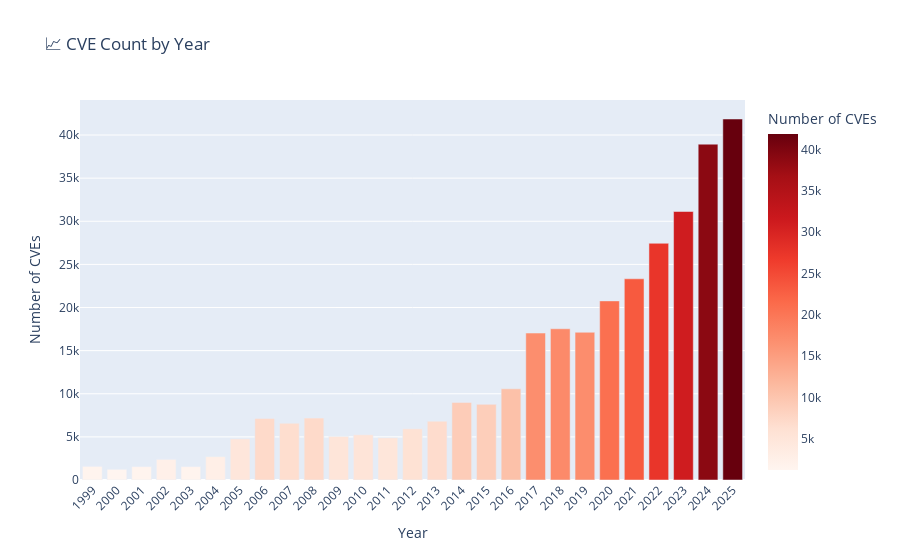

This figure's notebook cell:
### Markdown cell above
## 1. CVE Trends Over Time

Analyzing CVE publication patterns by year and month to understand vulnerability disclosure trends.

### Code cell
# Extract year from CVE ID and analyze trends
cves_with_year = cves_df.with_columns([
    pl.col("cve_id").str.extract(r"CVE-(\d{4})-", 1).alias("year"),
    pl.col("date_published").str.slice(0, 7).alias("month_published")
]).filter(pl.col("year").is_not_null())

# CVEs by year
yearly_counts = (
    cves_with_year
    .group_by("year")
    .agg(pl.len().alias("count"))
    .sort("year")
    .filter(pl.col("year").cast(pl.Int32) >= 1999)
)

fig = px.bar(
    yearly_counts,
    x="year",
    y="count",
    title="📈 CVE Count by Year",
    labels={"year": "Year", "count": "Number of CVEs"},
    color="count",
    color_continuous_scale="Reds"
)
fig.update_layout(showlegend=False, xaxis_tickangle=-45)
fig.show()

### Figure 1 — Plotly figure (JSON) as saved in the notebook; plotly's stock layout.template omitted (floating-point values rounded to 4 significant figures)
{"data": [{"hovertemplate": "Year=%{x}<br>Number of CVEs=%{marker.color}<extra></extra>", "legendgroup": "", "marker": {"color": [1579, 1242, 1556, 2393, 1555, 2707, 4769, 7143, 6580, 7177, 5052, 5244, 4897, 5939, 6824, 9000, 8769, 10572, 17040, 17536, 17130, 20767, 23329, 27447, 31133, 38940, 41859], "coloraxis": "coloraxis", "pattern": {"shape": ""}}, "name": "", "orientation": "v", "showlegend": false, "textposition": "auto", "type": "bar", "x": ["1999", "2000", "2001", "2002", "2003", "2004", "2005", "2006", "2007", "2008", "2009", "2010", "2011", "2012", "2013", "2014", "2015", "2016", "2017", "2018", "2019", "2020", "2021", "2022", "2023", "2024", "2025"], "xaxis": "x", "y": [1579, 1242, 1556, 2393, 1555, 2707, 4769, 7143, 6580, 7177, 5052, 5244, 4897, 5939, 6824, 9000, 8769, 10572, 17040, 17536, 17130, 20767, 23329, 27447, 31133, 38940, 41859], "yaxis": "y"}], "layout": {"barmode": "relative", "coloraxis": {"colorbar": {"title": {"text": "Number of CVEs"}}, "colorscale": [[0, "rgb(255,245,240)"], [0.125, "rgb(254,224,210)"], [0.25, "rgb(252,187,161)"], [0.375, "rgb(252,146,114)"], [0.5, "rgb(251,106,74)"], [0.625, "rgb(239,59,44)"], [0.75, "rgb(203,24,29)"], [0.875, "rgb(165,15,21)"], [1, "rgb(103,0,13)"]]}, "legend": {"tracegroupgap": 0}, "showlegend": false, "title": {"text": "📈 CVE Count by Year"}, "xaxis": {"anchor": "y", "domain": [0, 1], "tickangle": -45, "title": {"text": "Year"}}, "yaxis": {"anchor": "x", "domain": [0, 1], "title": {"text": "Number of CVEs"}}}}
